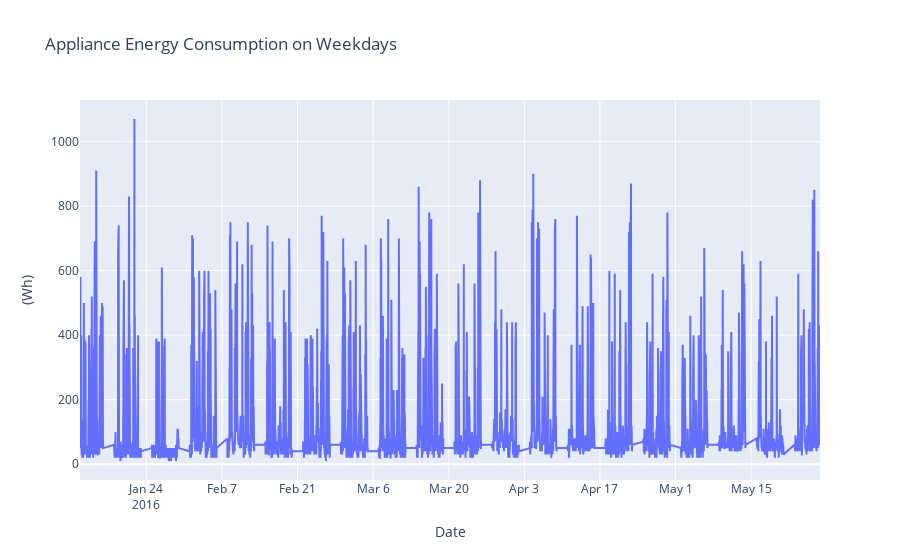

The cell this chart's notebook holds for it:
### Code cell
temp_weekday =  data[data['WEEKDAY'] == 0]

visData = go.Scatter( x= temp_weekday.date  ,  mode = "lines", y = temp_weekday.Appliances )
layout = go.Layout(title = 'Appliance Energy Consumption on Weekdays' , xaxis=dict(title='Date'), yaxis=dict(title='(Wh)'))
fig = go.Figure(data=[visData],layout=layout)

iplot(fig)

### Figure 1 — Plotly figure (JSON) as saved in the notebook; plotly's stock layout.template omitted (floating-point values rounded to 4 significant figures; data arrays with more than 128 entries replaced by an {"elided": "..."} marker saying what was removed)
{"data": [{"mode": "lines", "type": "scatter", "x": {"elided": "14263 str values"}, "y": {"elided": "14263 int values"}}], "layout": {"title": {"text": "Appliance Energy Consumption on Weekdays"}, "xaxis": {"title": {"text": "Date"}}, "yaxis": {"title": {"text": "(Wh)"}}}}
